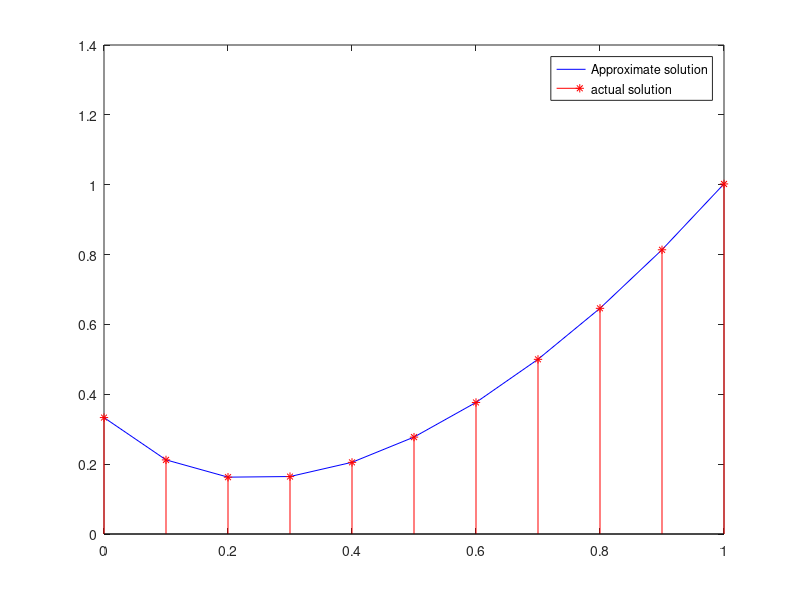

Recreate this plot in MATLAB.
    % Use the classical RK(4,4) method to approximate the solution of the
    % initial value problem
    %
    % dy/dt = -5*y + 5*t^2 + 2*t,   0 <= t <= 1,   y(0) = 1/3,   h = 0.1
    %
    % and compare the obtained result with the actual solution
    %
    % y(t) = t^2 + (1/3)*exp(-5*t)

    function rk1
    clc
    clf
    clear all
    a=0;
    b=1;
    alpha=1/3;
    h=0.1;
    n=(b-a)/h;
    t=linspace(a,b,n+1);
    y(1)=alpha;
    for i=1:n
        k1=h*f(t(i),y(i));
        k2=h*f(t(i)+h/2,y(i)+k1/2);
        k3=h*f(t(i)+h/2,y(i)+k2/2);
        k4=h*f(t(i)+h,y(i)+k3);
        y(i+1)=y(i)+(k1+2*k2+2*k3+k4)/6;
    end
    plot(t,y,'-b')
    hold on
    ey=(t.^2)+(1/3)*(exp(-5*t));
    stem(t,ey,'*r')
    hold on
    legend('Approximate solution','actual solution')
    fprintf(' t approximate exact abserror\n');
    for i=1:n+1
        fprintf('%11.5f %11.5f %11.5f %11.5f\n',t(i),y(i),ey(i),abs(ey(i)-y(i)));
    end
    function z=f(t,y)
    z=-5*y+5*t^2+2*t;
